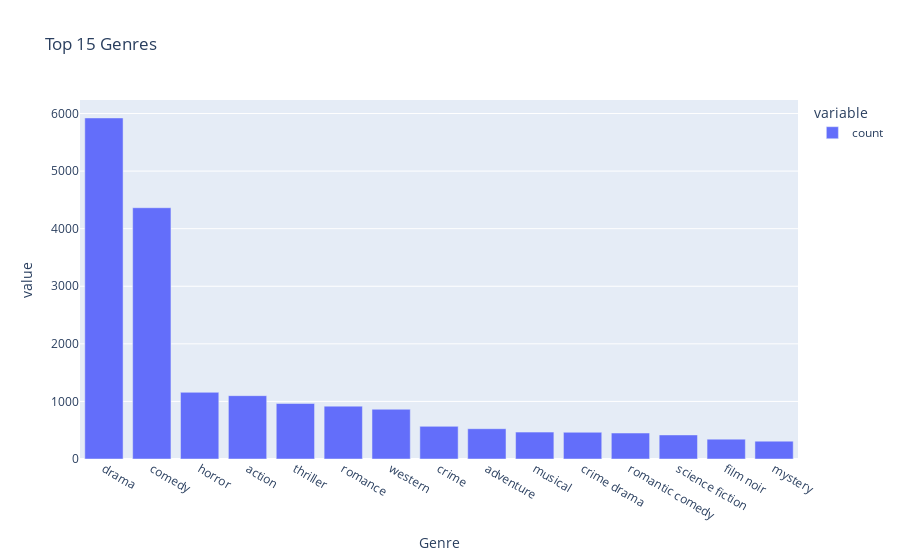

This figure's notebook cell:
### Code cell
# Display the top 15 genres in a bar chart
px.bar(df['Genre'].value_counts().nlargest(15), title='Top 15 Genres')

### Figure 1 — Plotly figure (JSON) as saved in the notebook; plotly's stock layout.template omitted (floating-point values rounded to 4 significant figures)
{"data": [{"hovertemplate": "variable=count<br>Genre=%{x}<br>value=%{y}<extra></extra>", "legendgroup": "count", "marker": {"color": "#636efa", "pattern": {"shape": ""}}, "name": "count", "orientation": "v", "showlegend": true, "textposition": "auto", "type": "bar", "x": ["drama", "comedy", "horror", "action", "thriller", "romance", "western", "crime", "adventure", "musical", "crime drama", "romantic comedy", "science fiction", "film noir", "mystery"], "xaxis": "x", "y": [5923, 4364, 1158, 1100, 964, 918, 864, 567, 526, 467, 464, 451, 418, 345, 310], "yaxis": "y"}], "layout": {"barmode": "relative", "legend": {"title": {"text": "variable"}, "tracegroupgap": 0}, "title": {"text": "Top 15 Genres"}, "xaxis": {"anchor": "y", "domain": [0, 1], "title": {"text": "Genre"}}, "yaxis": {"anchor": "x", "domain": [0, 1], "title": {"text": "value"}}}}
